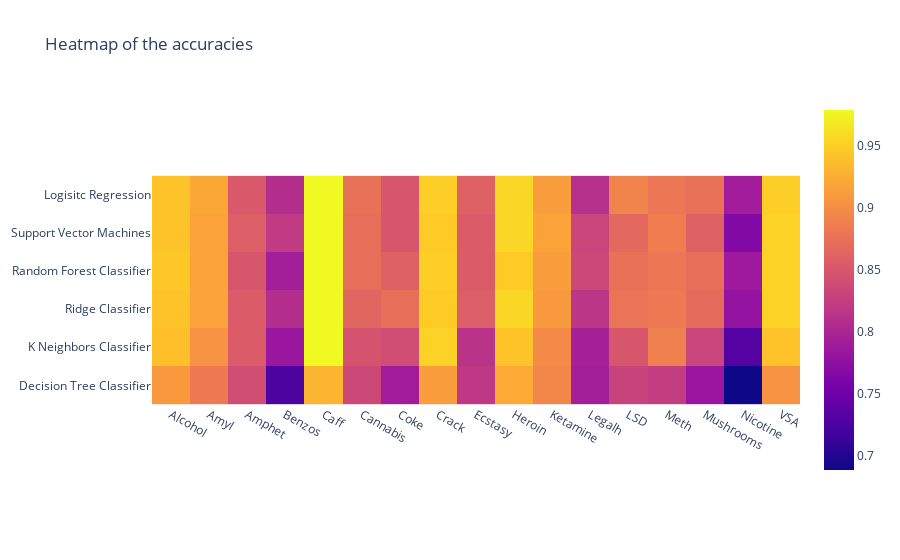

Source (notebook cell):
### Markdown cell above
### Heatmap of our results with binarization

### Code cell
fig = px.imshow(df_binarized_results.transpose(),title=" Heatmap of the accuracies")
fig.show()

### Figure 1 — Plotly figure (JSON) as saved in the notebook; plotly's stock layout.template omitted (floating-point values rounded to 4 significant figures)
{"data": [{"coloraxis": "coloraxis", "hovertemplate": "x: %{x}<br>y: %{y}<br>color: %{z}<extra></extra>", "name": "0", "type": "heatmap", "x": ["Alcohol", "Amyl", "Amphet", "Benzos", "Caff", "Cannabis", "Coke", "Crack", "Ecstasy", "Heroin", "Ketamine", "Legalh", "LSD", "Meth", "Mushrooms", "Nicotine", "VSA"], "xaxis": "x", "y": ["Logisitc Regression", "Support Vector Machines", "Random Forest Classifier", "Ridge Classifier", "K Neighbors Classifier", "Decision Tree Classifier"], "yaxis": "y", "z": [[0.9415, 0.9202, 0.8511, 0.8085, 0.9787, 0.875, 0.8484, 0.9495, 0.859, 0.9548, 0.9122, 0.8112, 0.891, 0.8803, 0.875, 0.7899, 0.9495], [0.9415, 0.9176, 0.8564, 0.8218, 0.9787, 0.8723, 0.8484, 0.9468, 0.8537, 0.9548, 0.9176, 0.8324, 0.867, 0.8856, 0.859, 0.766, 0.9521], [0.9441, 0.9176, 0.8484, 0.7926, 0.9787, 0.8723, 0.859, 0.9495, 0.8537, 0.9468, 0.9122, 0.8351, 0.875, 0.8803, 0.8723, 0.7872, 0.9521], [0.9415, 0.9176, 0.8537, 0.8085, 0.9787, 0.8644, 0.8723, 0.9468, 0.8564, 0.9548, 0.9096, 0.8165, 0.8777, 0.883, 0.8697, 0.7793, 0.9521], [0.9388, 0.9043, 0.8537, 0.7846, 0.9787, 0.8457, 0.8404, 0.9521, 0.8138, 0.9415, 0.8963, 0.7952, 0.8484, 0.8883, 0.8324, 0.7314, 0.9415], [0.9096, 0.883, 0.8404, 0.7261, 0.9309, 0.8351, 0.7899, 0.9122, 0.8191, 0.9229, 0.8936, 0.7926, 0.8298, 0.8245, 0.7846, 0.6888, 0.9043]]}], "layout": {"coloraxis": {"colorscale": [[0, "#0d0887"], [0.1111, "#46039f"], [0.2222, "#7201a8"], [0.3333, "#9c179e"], [0.4444, "#bd3786"], [0.5556, "#d8576b"], [0.6667, "#ed7953"], [0.7778, "#fb9f3a"], [0.8889, "#fdca26"], [1, "#f0f921"]]}, "title": {"text": " Heatmap of the accuracies"}, "xaxis": {"anchor": "y", "constrain": "domain", "domain": [0, 1], "scaleanchor": "y"}, "yaxis": {"anchor": "x", "autorange": "reversed", "constrain": "domain", "domain": [0, 1]}}}
